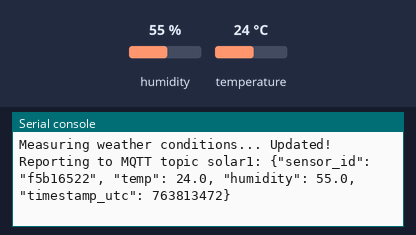
Recording of a program running on a simulated ESP32 board running MicroPython. Shown: the last lines printed to the serial console. Wiring (from the project's diagram.json): DHT22 sensor on GPIO 15. The test bench sets the inputs (shaded band); at power-on: humidity 55 %, temperature 24 °C. WiFi joins after 1.5 s; random numbers come from a fixed seed; no MQTT or app messages arrive unless stated; the clock reads 2024-03-15 10:24:30 at power-on unless the program sets it.

Above: at 2.8 s.
2.9 s: humidity set to 22 %
At 4.2 s:
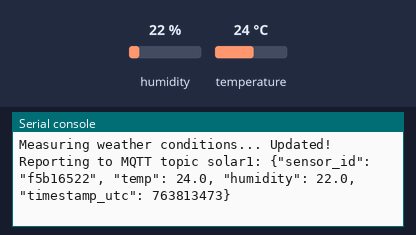
4.4 s: temperature set to 12 °C
At 5.5 s:
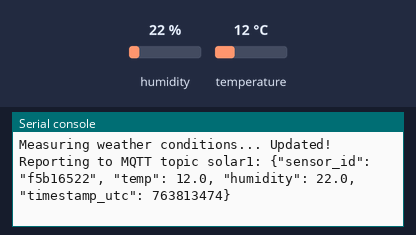
5.9 s: humidity set to 40 %
At 5.9 s:
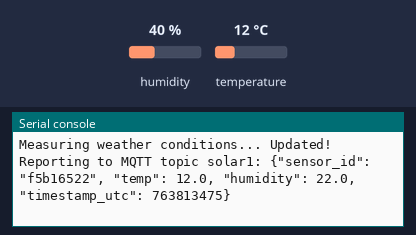
Timing chart, 0 to 8.9 s (numbered marks = the images above; inputs shaded):
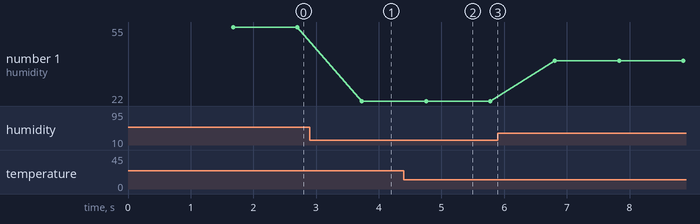

Measured:
- after the input at 2.9 s, the serial console: prints a new line after 0.83 s (image 1)
- after the input at 4.4 s, the serial console: prints a new line after 0.35 s (image 2)
- plotted number 1: 55 → 22 after the input at 2.9 s, 22 → 40 after the input at 5.9 s

The program:

main.py
```python
import network
import utime
from machine import Pin
import dht
import ujson
import ubinascii
import os
from umqtt.simple import MQTTClient


def generate_sensor_id():
    random_id = ubinascii.hexlify(os.urandom(4)).decode()
    return f"{random_id}"


def get_utc_timestamp():
    return utime.time()

# MQTT Server Parameters
MQTT_CLIENT_ID = generate_sensor_id()
MQTT_BROKER = "broker.hivemq.com"
MQTT_USER = ""
MQTT_PASSWORD = ""
MQTT_TOPIC = "solar1"

sensor = dht.DHT22(Pin(15))

print("Connecting to WiFi", end="")
sta_if = network.WLAN(network.STA_IF)
sta_if.active(True)
sta_if.connect('Wokwi-GUEST', '')
while not sta_if.isconnected():
    print(".", end="")
    utime.sleep(0.1)
print(" Connected!")

print("Connecting to MQTT server... ", end="")
client = MQTTClient(MQTT_CLIENT_ID, MQTT_BROKER, user=MQTT_USER, password=MQTT_PASSWORD)
client.connect()

print("Connected!")

prev_weather = ""
while True:
    print("Measuring weather conditions... ", end="")
    sensor.measure()


    timestamp_utc = get_utc_timestamp()
    message = ujson.dumps({
        "sensor_id": MQTT_CLIENT_ID,
        "temp": sensor.temperature(),
        "humidity": sensor.humidity(),
        "timestamp_utc": timestamp_utc
    })

    if message != prev_weather:
        print("Updated!")
        print("Reporting to MQTT topic {}: {}".format(MQTT_TOPIC, message))
        client.publish(MQTT_TOPIC, message)
        prev_weather = message
    else:
        print("No change")
    utime.sleep(1)
```
